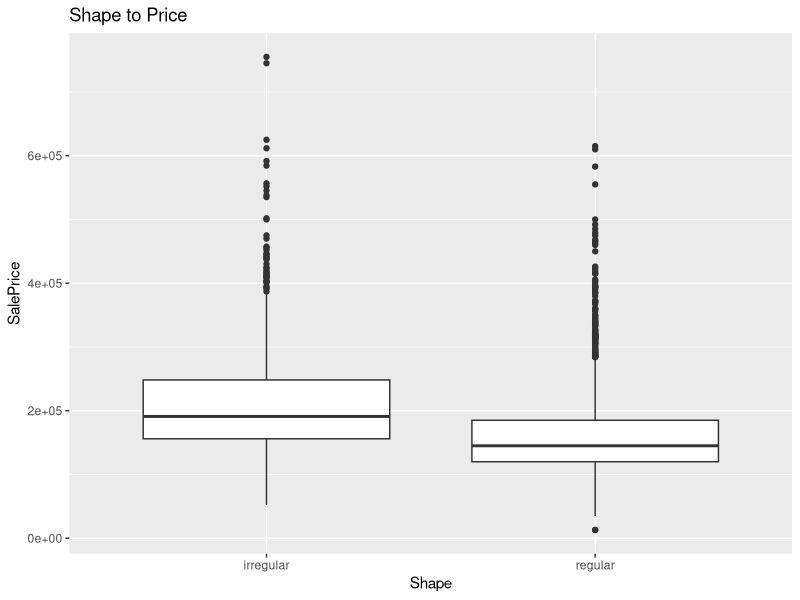

The R source for this figure: (Note: this script raises an error after producing the figure.)
library("ggplot2")
library("dplyr")

data <- read.csv("IowaHousing.csv")
View(data)

## Begin to model different aspects of homes with their relative prices.

#____________________________________________________________________________________________________________________________________________
# Model 1: By shape
#____________________________________________________________________________________________________________________________________________
shape <- function(n) 
{
  if (n == 'Reg')
    return("regular")
  else 
    return("irregular")
}
data$Shape <- sapply(data$Lot.Shape, shape)

model1 <- ggplot(data, aes(Shape, SalePrice))
model1 <- model1 + geom_boxplot()
model1 <- model1 + xlab("Shape")
model1 <- model1 + ggtitle("Shape to Price")
model1

plot(SalePrice ~ Lot.Shape, data = data, pch = 19)
points(data$Lot.Shape, data$SalePrice, pch=19)

priceModel <- lm(SalePrice ~ Shape, data = data)
summary(priceModel)

# -----------------> Suitable <------------------
# -----------------> Interaction <------------------
#\/\/\/\/\/\/\/\/\/\/\/\/\/\/\/\/\/\/\/\/\/\/\/\/\/\/\/\/\/\/\/\/\/\/\/\/\/\/\/\/\/\/\/\/\/\/\/\/\/\/\/\/\/\/\/\/\/\/\/\/\/\/\/\/\/\/\/\/\/\/


#____________________________________________________________________________________________________________________________________________
# Model 2: By road access
#____________________________________________________________________________________________________________________________________________
road_access <- function(n) 
{
  if (n == 'Pave')
    return("paved")
  else 
    return("not paved")
}
data$Road.Access <- sapply(data$Street, road_access)

model2 <- ggplot(data, aes(Road.Access, SalePrice))
model2 <- model2 + geom_boxplot()
model2 <- model2 + xlab("Road Access")
model2 <- model2 + ggtitle("Road Access to Price")
model2

priceModel <- lm(SalePrice ~ Shape + Road.Access, data = data)
summary(priceModel)

# -----------------> Suitable <------------------
#\/\/\/\/\/\/\/\/\/\/\/\/\/\/\/\/\/\/\/\/\/\/\/\/\/\/\/\/\/\/\/\/\/\/\/\/\/\/\/\/\/\/\/\/\/\/\/\/\/\/\/\/\/\/\/\/\/\/\/\/\/\/\/\/\/\/\/\/\/\/

#____________________________________________________________________________________________________________________________________________
# Model 3: By residential/nonresidential area
#____________________________________________________________________________________________________________________________________________
data$Residential <- ifelse(grepl('R[A-Z]', data$MS.Zoning), "residential", "non-residential")

model3 <- ggplot(data, aes(Residential, SalePrice))
model3 <- model3 + geom_boxplot()
model3 <- model3 + xlab("Residential")
model3 <- model3 + ggtitle("Residential Area to Price")
model3

priceModel <- lm(SalePrice ~ Shape + Road.Access + Residential, data = data)
summary(priceModel)

# -----------------> Suitable <------------------
#\/\/\/\/\/\/\/\/\/\/\/\/\/\/\/\/\/\/\/\/\/\/\/\/\/\/\/\/\/\/\/\/\/\/\/\/\/\/\/\/\/\/\/\/\/\/\/\/\/\/\/\/\/\/\/\/\/\/\/\/\/\/\/\/\/\/\/\/\/\/

#____________________________________________________________________________________________________________________________________________
# Model 4: Quality of materials and finish of the house
#____________________________________________________________________________________________________________________________________________
quality <- function(n) 
{
  if (n >= 7)
    return("good and above")
  else 
    return("average and below")
}
data$Quality <- sapply(data$Overall.Qual, quality)

model4 <- ggplot(data, aes(Quality, SalePrice))
model4 <- model4 + geom_boxplot()
model4 <- model4 + xlab("Quality of Materials")
model4 <- model4 + ggtitle("Material Quality to Price")
model4

priceModel <- lm(SalePrice ~ Shape + Road.Access + Residential + Quality, data = data)
summary(priceModel)

# -----------------> Suitable, Remove[Road.Access] <------------------
#\/\/\/\/\/\/\/\/\/\/\/\/\/\/\/\/\/\/\/\/\/\/\/\/\/\/\/\/\/\/\/\/\/\/\/\/\/\/\/\/\/\/\/\/\/\/\/\/\/\/\/\/\/\/\/\/\/\/\/\/\/\/\/\/\/\/\/\/\/\/

#____________________________________________________________________________________________________________________________________________
# Model 5: By condition of the house at sell
#____________________________________________________________________________________________________________________________________________
condition <- function(n) 
{
  if (n >= 7)
    return("good and above")
  else 
    return("average and below")
}
data$Condition <- sapply(data$Overall.Cond, condition)

model5 <- ggplot(data, aes(Condition, SalePrice))
model5 <- model5 + geom_boxplot()
model5 <- model5 + xlab("Condition of Home")
model5 <- model5 + ggtitle("Home Condition to Price")
model5

priceModel <- lm(SalePrice ~ Shape + Residential + Quality + Condition, data = data)
summary(priceModel)

# -----------------> Not Suitable, Remove[Condition] <------------------
#\/\/\/\/\/\/\/\/\/\/\/\/\/\/\/\/\/\/\/\/\/\/\/\/\/\/\/\/\/\/\/\/\/\/\/\/\/\/\/\/\/\/\/\/\/\/\/\/\/\/\/\/\/\/\/\/\/\/\/\/\/\/\/\/\/\/\/\/\/\/

#____________________________________________________________________________________________________________________________________________
# Model 6: By condition of sale
#____________________________________________________________________________________________________________________________________________
condition_sale <- function(n) 
{
  if (n == "Normal")
    return("normal")
  else 
    return("not normal")
}
data$SaleCond <- sapply(data$Sale.Condition, condition_sale)

model6 <- ggplot(data, aes(SaleCond, SalePrice))
model6 <- model6 + geom_boxplot()
model6 <- model6 + xlab("Condition at Sale of Home")
model6 <- model6 + ggtitle("Condition at Sale to Price")
model6

priceModel <- lm(SalePrice ~ Shape + Residential + Quality + SaleCond, data = data)
summary(priceModel)

# -----------------> Suitable <------------------
#\/\/\/\/\/\/\/\/\/\/\/\/\/\/\/\/\/\/\/\/\/\/\/\/\/\/\/\/\/\/\/\/\/\/\/\/\/\/\/\/\/\/\/\/\/\/\/\/\/\/\/\/\/\/\/\/\/\/\/\/\/\/\/\/\/\/\/\/\/\/

#____________________________________________________________________________________________________________________________________________
# Model 7: Special Homes
#____________________________________________________________________________________________________________________________________________
data$Special.Add <- ifelse(grepl('[a-zA-Z]+', data$Misc.Feature), "special", "normal")

model7 <- ggplot(data, aes(Special.Add, SalePrice))
model7 <- model7 + geom_boxplot()
model7 <- model7 + xlab("Some Special Addition")
model7 <- model7 + ggtitle("Special Addition to Price")
model7

priceModel <- lm(SalePrice ~ Shape + Residential + Quality + SaleCond + Special.Add, data = data)
summary(priceModel)

# -----------------> Suitable, but an interaction. Remove[Special.Add] <------------------
#\/\/\/\/\/\/\/\/\/\/\/\/\/\/\/\/\/\/\/\/\/\/\/\/\/\/\/\/\/\/\/\/\/\/\/\/\/\/\/\/\/\/\/\/\/\/\/\/\/\/\/\/\/\/\/\/\/\/\/\/\/\/\/\/\/\/\/\/\/\/

#____________________________________________________________________________________________________________________________________________
# Homes with quality exteriors
#____________________________________________________________________________________________________________________________________________
ext_qual <- function(n) 
{
  if (n == "Ex" || n == "Gd")
    return("quality")
  else 
    return("avg. to poor")
}
data$Ext.Qual <- sapply(data$Exter.Qual, ext_qual)

model8 <- ggplot(data, aes(Ext.Qual, SalePrice))
model8 <- model8 + geom_boxplot()
model8 <- model8 + xlab("External Quality")
model8 <- model8 + ggtitle("External Quality to Price")
model8

priceModel <- lm(SalePrice ~ Shape + Residential + Quality + SaleCond + Ext.Qual, data = data)
summary(priceModel)

#\/\/\/\/\/\/\/\/\/\/\/\/\/\/\/\/\/\/\/\/\/\/\/\/\/\/\/\/\/\/\/\/\/\/\/\/\/\/\/\/\/\/\/\/\/\/\/\/\/\/\/\/\/\/\/\/\/\/\/\/\/\/\/\/\/\/\/\/\/\/




